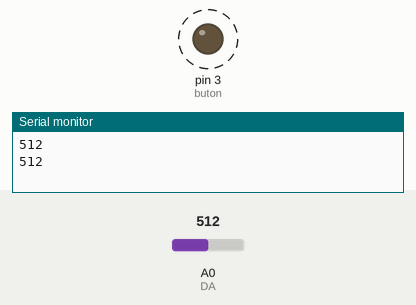
Simulated run of this sketch. Board: Arduino Uno, built with avr-gcc and run on an emulated ATmega328P. Shown: output pins drawn as LEDs (lit = HIGH), the last lines printed to the serial monitor. Dashed ring = blinking. The inputs (shaded band) are chosen by the test bench; at power-on: A0 (DA) = 512.

Above: at 1.8 s.
1.9 s: A0 (DA) set to 33
3.5 s: A0 (DA) set to 27
At 4.3 s:
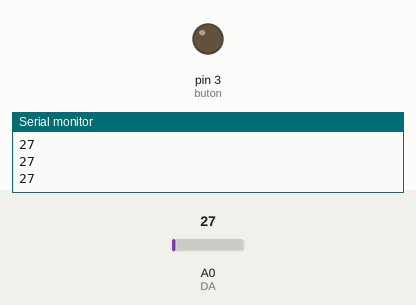
Timing chart, 0 to 6.5 s (numbered marks = the images above; inputs shaded):
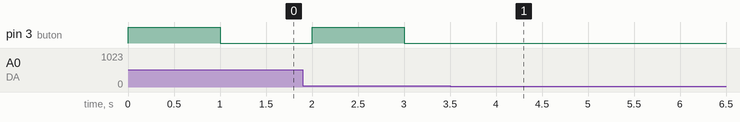

The sketch:

Proje_Dosyas_.ino
```cpp
int DA = A0; // A0 pinini DA değişkenine aktarıyoruz
int ses1 = 30;//

int sesdegeri = 0;
int led_status=0;

void setup() {
  pinMode(3, OUTPUT);
  Serial.begin(9600);

}

void loop() {
  //Sensörden Veri Alma
  sesdegeri = analogRead(DA);
    Serial.println(sesdegeri);

  //Açıp Kapama Döngüsü
  if (sesdegeri > ses1 && led_status==0) { //Eğer algılanan ses seviyesi belirlediğimiz değerden büyükse
          digitalWrite(3, HIGH);//3.pindeki ledimize güç veriyor
          led_status=1;//led durumunu 1 konumuna çalışır duruma getirip kapanma durumunda kullanmak için
          delay(1000);
  }else if(sesdegeri > ses1 && led_status==1){
       digitalWrite(3, LOW);//3.pindeki ledimize güç kesiyor
       led_status=0;
       delay(1000);
  }
  //Açıp Kapama Döngüsü-end

}
```

lamba_kodu.cpp
```cpp
#include <LiquidCrystal_I2C.h>
#include <Wire.h>
LiquidCrystal_I2C lcd(0x3f, 16, 2);
//sýcaklýk
int lm35Pin = A2;
unsigned long zaman = 0, eskizaman = 0; //lcd ekranda sýcaklýðý 2 saniye bir güncellemek için zaman deðiþkenleri
//ses için sabitler
int ses_sensoru = A0;
// ses 1
int alkis = 0;
long algilama_araligi_baslangic = 0;
long algilama_araligi = 0;
boolean isik_durumu = false;
int esik=500;
//ses 2
int ses1 = 100;
int ses2 = 200;
int ses3 = 300;
int ses4 = 400;
int ses5 = 500;
int ses6 = 600;
//lcd control
int sahip=0;

//for button 1
int buton=3;
int durum=0;
int butondeger=0;

//for button 2
int buton2=4;
int durum2=0;
int butondeger2=0;

void setup() {
	//lcd baþlatma ve arka ýþýk aydýnlatmasý
lcd.begin();
lcd.backlight();
//Ledler
pinMode(5, OUTPUT);
pinMode(6, OUTPUT);
pinMode(7, OUTPUT);
pinMode(8, OUTPUT);
pinMode(9, OUTPUT);
pinMode(10, OUTPUT);
//butonlar
pinMode(buton, INPUT);
pinMode(buton2,INPUT);
//Sensör ve diðer deðiþkenler için serial monitör
Serial.begin(1000000);
}

void loop() {

if(sahip==0){
   lcd.setCursor(0,1);
 lcd.print("Cemre Eren");

 lcd.setCursor(10,0);
     lcd.print("/");

     lcd.setCursor(11,0);
     lcd.print(durum2);

     lcd.setCursor(12,0);
     lcd.print("/");

     lcd.setCursor(13,0);
   lcd.print("V.1");

    lcd.setCursor(13,1);
            lcd.print("OFF");
            lcd.setCursor(0,0);
lcd.print("Temp:");
lcd.setCursor(7,0);
lcd.print(".C");
 sahip=1;
}

  zaman = millis();
  int fark = zaman - eskizaman;

  if (fark > 2000){
    int sicaklikVolt = analogRead(lm35Pin);
    int sicaklikC  = sicaklikVolt / 9.31;
    lcd.setCursor(5, 0);
    lcd.print(sicaklikC);
    eskizaman = zaman;
  }


//button 1
  butondeger=digitalRead(buton);

  if(butondeger==HIGH && durum==0){
    durum=1;
    lcd.setCursor(13,0);
    lcd.print("V.2");
    delay(100);
  }else if(butondeger==HIGH && durum==1){
     lcd.setCursor(13,0);
   lcd.print("V.1");
    durum=0;
     delay(100);
  }

  //button 2
 butondeger2=digitalRead(buton2);

  if(butondeger2==HIGH && durum2==0){
    esik=400;
    durum2=1;
    delay(100);
  }else if(butondeger2==HIGH && durum2==1){
    esik=600;
    durum2=2;
    delay(100);
  }else if(butondeger2==HIGH && durum2==2){
    esik=700;
    durum2=3;
    delay(100);
  }else if(butondeger2==HIGH && durum2==3){
    esik=500;
    durum2=0;
    delay(100);
  }

   lcd.setCursor(11,0);
   lcd.print(durum2);

 int sensor_durumu = analogRead(ses_sensoru);
 Serial.println(sensor_durumu); //Serial monitörde deðerleri kontrol etmek için
  //Modlar
  if(durum==0){

     if (sensor_durumu >esik)
  {
    if (alkis == 0)
    {
      algilama_araligi_baslangic = algilama_araligi = millis();
      alkis++;
    }
    else if (alkis > 0 && millis()-algilama_araligi >= 50)
    {
      algilama_araligi = millis();
      alkis++;
    }
  }

  if (millis()-algilama_araligi_baslangic >= 400)
  {
    if (alkis == 2)
    {
      if (!isik_durumu)
        {
          isik_durumu = true;
          lcd.setCursor(13,1);
          lcd.print(" ON");

          for(int i=5;i<=10;i++){
            digitalWrite(i, HIGH);
          }

        }
        else if (isik_durumu)
        {
          isik_durumu = false;
           lcd.setCursor(13,1);
            lcd.print("OFF");
           for(int i=5;i<=10;i++){
            digitalWrite(i, LOW);

          }
        }
    }
    alkis = 0;
  }

  }
  if(durum==1){
  	if (sensor_durumu >= ses1) { //Eðer algýlanan ses seviyesi belirlediðimiz deðerden büyükse
    digitalWrite(5, HIGH);
  }
  else {
    digitalWrite(5, LOW);
  }

   if (sensor_durumu >= ses2) { //Eðer algýlanan ses seviyesi belirlediðimiz deðerden büyükse
    digitalWrite(6, HIGH);
  }
  else {
    digitalWrite(6, LOW);
  }

   if (sensor_durumu >= ses3) { //Eðer algýlanan ses seviyesi belirlediðimiz deðerden büyükse
    digitalWrite(7, HIGH);
  }
  else {
    digitalWrite(7, LOW);
  }
   if (sensor_durumu >= ses4) { //Eðer algýlanan ses seviyesi belirlediðimiz deðerden büyükse
    digitalWrite(8, HIGH);
  }
  else {
    digitalWrite(8, LOW);
  }
   if (sensor_durumu >= ses5) { //Eðer algýlanan ses seviyesi belirlediðimiz deðerden büyükse
    digitalWrite(9, HIGH);
  }
  else {
    digitalWrite(9, LOW);
  }
    if (sensor_durumu >= ses6) { //Eðer algýlanan ses seviyesi belirlediðimiz deðerden büyükse
    digitalWrite(10, HIGH);
  }
  else {
    digitalWrite(10, LOW);
  }

  }

}
```

Measured:
- the behaviour switches between 31 and 30 on A0 (DA) (found by bisection; images 0 and 1)
- after the input at 3.5 s, pin 3 (buton): stops changing and stays LOW
